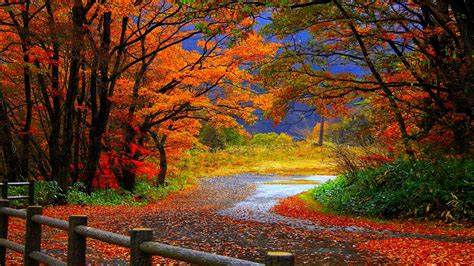
#> input picture PyCharmFirst/MainImageOperations/autumn.jpg, 474 x 266 px
$ python ImageRead.py
#> lines starting #> are read from the running program, lines starting #| are printed output that depends on the picture
import cv2
image=cv2.imread('autumn.jpg')
#> image is the input picture: shape (266, 474, 3); mean B, G, R 35.9, 61.1, 99.5
imageGray=cv2.imread('autumn.jpg',0)
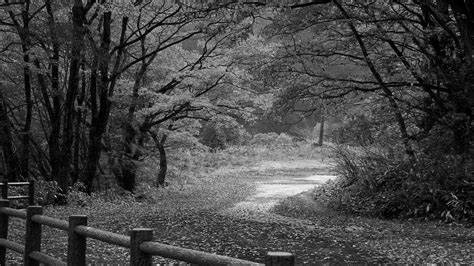
#> imageGray: shape (266, 474); min 0, max 255, mean 69.5
cv2.imshow('Autumn Picture',image)
cv2.imshow("Gray Picture",imageGray)
cv2.imwrite('grayAutmunPicture.jpg',imageGray)
cv2.imwrite("autumnGrayPng.png",imageGray)
cv2.waitKey(0)
cv2.destroyAllWindows()
